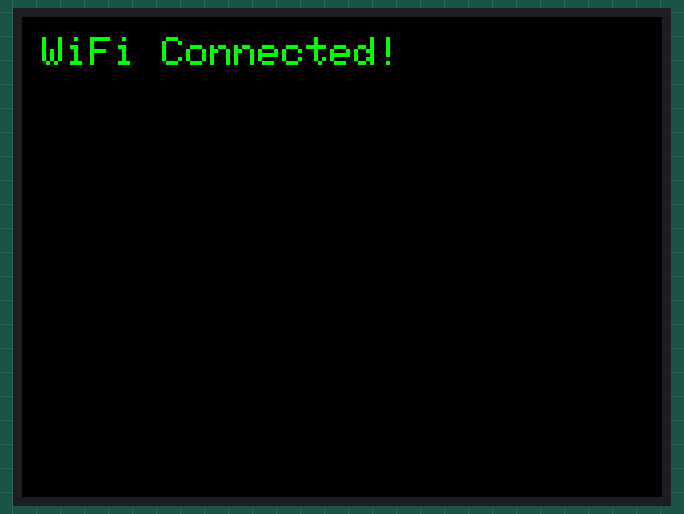
This program was run on a simulated ESP32-S3. Parts: 320×240 colour display. WiFi joins after 1.5 s; servers stay silent unless stated; network time is answered at once with the bench clock; the local clock reads 2024-03-15 10:24:30 at power-on unless the program sets it; what the program prints to the serial monitor is not drawn.

Above: at 1.9 s.
At 4.0 s:
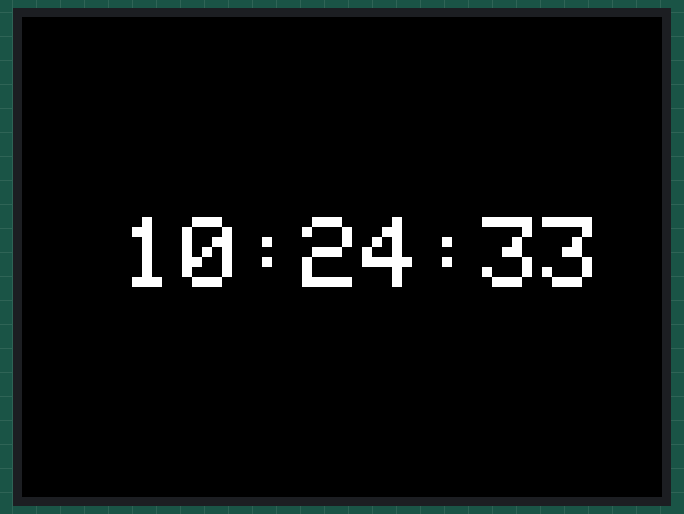
At 8.0 s:
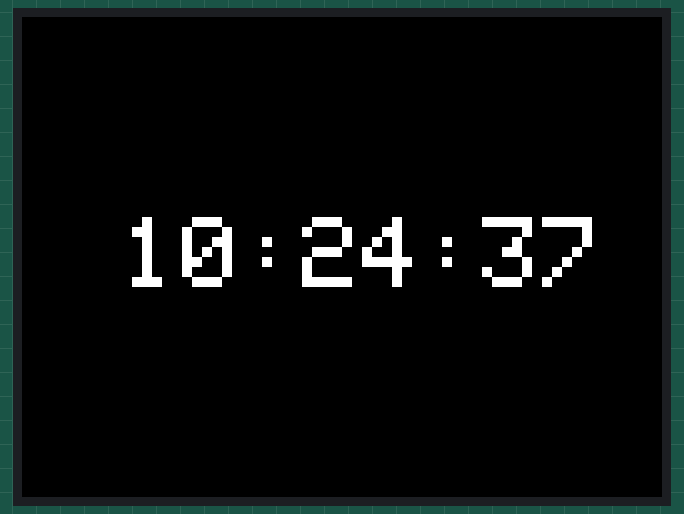
At 12.1 s:
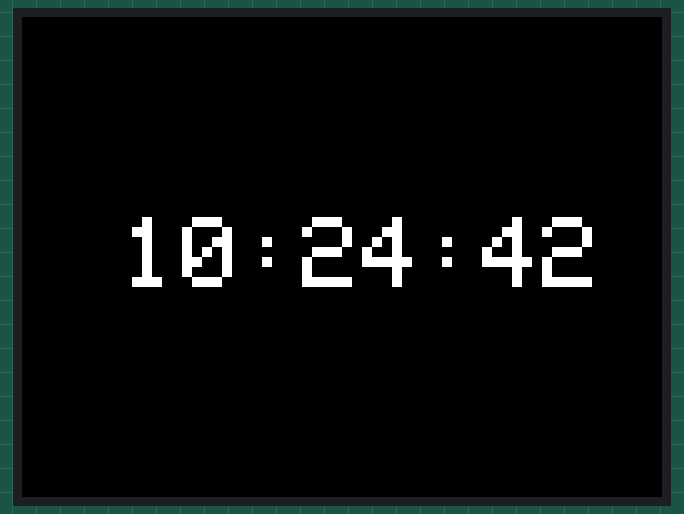
At 21.2 s:
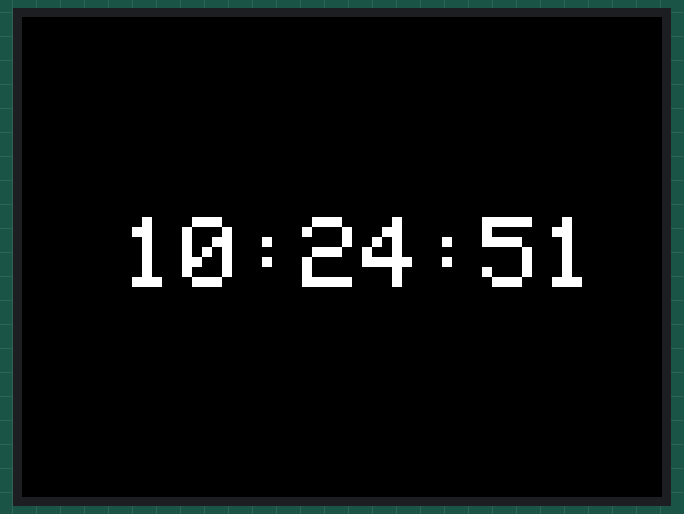
At 38.4 s:
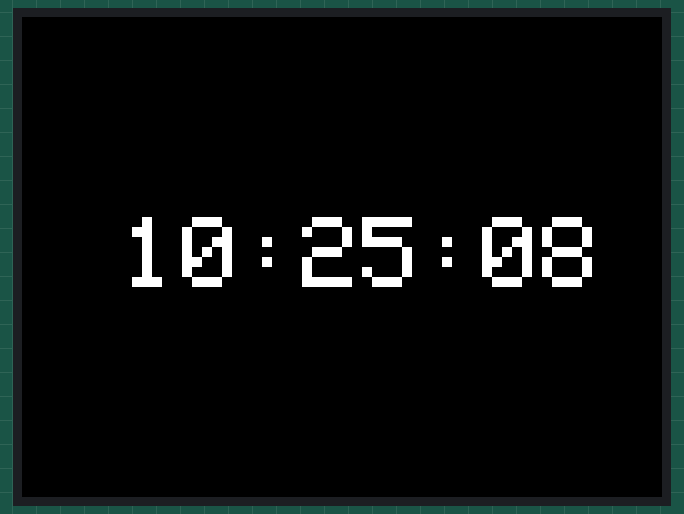

The program:

main.cpp
```cpp
#include <Adafruit_GFX.h>
#include <Adafruit_ILI9341.h>
#include <SPI.h>
#include <WiFi.h>          // ESP32 Wi-Fi library
#include <NTPClient.h>     // Requires NTPClient library installed

// --- CONFIGURATION PINS (Left Header) ---
#define TFT_CS    10
#define TFT_DC    8
#define TFT_RST   4
#define TFT_MOSI  11
#define TFT_SCK   12

// --- WIFI CONFIGURATION ---
const char *ssid     = "";   // <--- CHANGE THIS
const char *password = ""; // <--- CHANGE THIS

// --- TIME CONFIGURATION ---
const long utcOffsetInSeconds = -14400; // -14400 seconds is -4 hours (for Atlantic Time, adjust for your zone)
// Standard Time Zones in seconds:
// EST (New York) = -18000
// PST (Los Angeles) = -28800
// GMT/UTC (London) = 0
// CEST (Berlin) = +7200

// Define NTP Client and connection details
WiFiUDP ntpUDP;
NTPClient timeClient(ntpUDP, "pool.ntp.org", utcOffsetInSeconds);

// Initialize the display
Adafruit_ILI9341 tft = Adafruit_ILI9341(TFT_CS, TFT_DC, TFT_MOSI, TFT_SCK, TFT_RST);

void setup() {
  Serial.begin(115200);

  // 1. Initialize Display
  tft.begin();
  tft.setRotation(1); // Landscape mode
  tft.fillScreen(ILI9341_BLACK);

  tft.setCursor(10, 10);
  tft.setTextColor(ILI9341_YELLOW);
  tft.setTextSize(2);
  tft.println("Connecting to WiFi...");

  // 2. Connect to Wi-Fi
  WiFi.begin(ssid, password);
  int attempts = 0;
  while (WiFi.status() != WL_CONNECTED && attempts < 20) {
    delay(500);
    Serial.print(".");
    attempts++;
  }

  // 3. Check connection
  if (WiFi.status() == WL_CONNECTED) {
    tft.fillScreen(ILI9341_BLACK);
    tft.setCursor(10, 10);
    tft.setTextColor(ILI9341_GREEN);
    tft.println("WiFi Connected!");
    Serial.println("\nWiFi Connected.");
    Serial.print("IP Address: ");
    Serial.println(WiFi.localIP());

    // 4. Initialize and update NTP client
    timeClient.begin();
    timeClient.update();
    delay(2000);
    tft.fillScreen(ILI9341_BLACK);
  } else {
    tft.setCursor(10, 40);
    tft.setTextColor(ILI9341_RED);
    tft.println("WiFi Failed!");
  }
}

void loop() {
  // Check if we are connected before trying to update the time
  if (WiFi.status() == WL_CONNECTED) {

    // The NTPClient library updates time only every 60 seconds by default.
    timeClient.update();

    // Get the formatted time string (HH:MM:SS)
    String formattedTime = timeClient.getFormattedTime();

    // Use a large font for the clock
    tft.setTextSize(5);
    tft.setTextColor(ILI9341_WHITE, ILI9341_BLACK); // Set text and background color (to quickly erase the old time)

    // Calculate position to center the clock roughly (adjust 50/100 as needed)
    tft.setCursor(50, 100);

    // Print the time
    tft.print(formattedTime);

    Serial.println(formattedTime);
  }

  // Wait 1 second before updating the display again
  delay(1000);
}
```

Measured:
- what the display in image 0 shows lasts 2.1 s, from 1.8 s to 3.9 s
- what the display in image 1 shows lasts 1.0 s, from 3.9 s to 4.9 s
